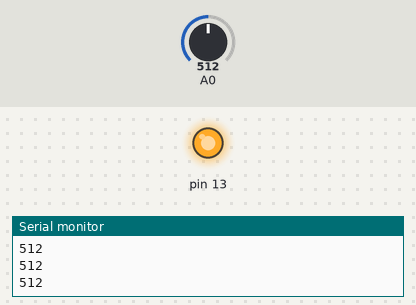
Simulated run of this sketch. Board: Arduino Uno, built with avr-gcc and run on an emulated ATmega328P. Shown: output pins drawn as LEDs (lit = HIGH), the last lines printed to the serial monitor. The inputs (shaded band) are chosen by the test bench; at power-on: A0 = 512.

Above: at 1.2 s.
1.3 s: A0 set to 111
2.8 s: A0 set to 93
At 4.0 s:
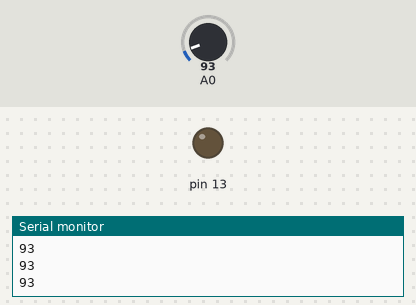
4.3 s: A0 set to 110
At 5.1 s:
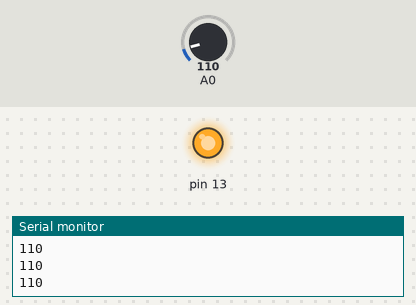
5.8 s: A0 set to 90
At 6.3 s:
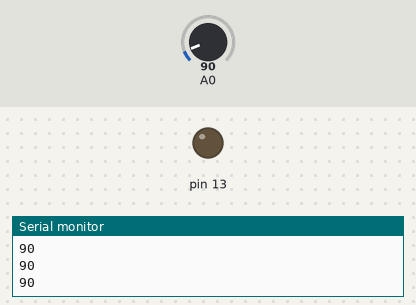
Timing chart, 0 to 8.3 s (numbered marks = the images above; inputs shaded):
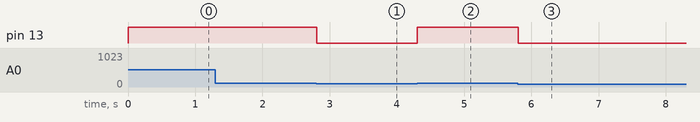

The sketch:

CDS_street_lamp.ino
```cpp
void setup() {
  pinMode(13, OUTPUT);        // 디지털 13번을 출력모드로 설정
  Serial.begin(9600);
}

void loop() {
  int readValue = analogRead(A0);
  Serial.println(readValue);

  if(readValue > 100)
    digitalWrite(13, HIGH);   // 빛이 어두우면 가로등을 켠다.
  else
    digitalWrite(13, LOW);    // 빛이 밝으면 가로등을 끈다.
}
```

Measured:
- the behaviour switches between 101 and 100 on A0 (found by bisection; images 0 and 1)
- after the input at 2.8 s, pin 13: HIGH → LOW at once
- after the input at 4.3 s, pin 13: LOW → HIGH at once
- after the input at 5.8 s, pin 13: HIGH → LOW at once
